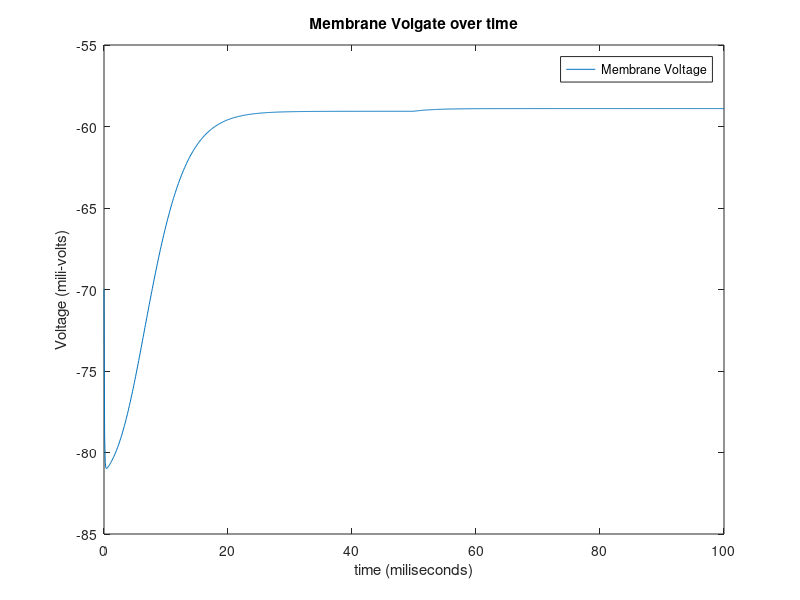
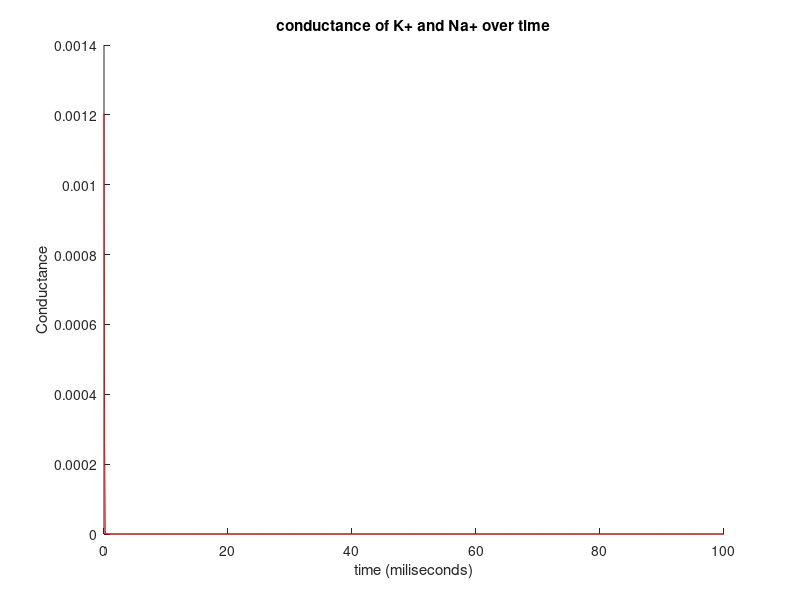

The MATLAB script that drew these images, in order:
%initialize time
step = .1;%time step value
t=0:step:100; %time(t) from 0 to 100 miliseconds with a time step of .01

%given information
I(1:499) = .10;
I(500:numel(t)) = .15;

gbarNa=120; %socium channel conductance (mSeimens/cm^2)
gbarK= 36; %potasium conductance (mSeimens/cm^2)
gbarL= 0.3; %leakage conductance (mSeimens/cm^2)
Ek= -12; %potasium potential (mV)
ENa= 115; %sodium potential (mV)
EL= 10.6; %leakage potential (mV)
Vm= 0; %resting membrane potential(mV)
Cm=1; %membrane capacitance (microfarad/cm^2)

%Gating variable equations%
alpha_m = 0.1*((25-Vm)/exp((25-Vm)/10)-1);
beta_m = 4*exp(-Vm/18);

alpha_n = 0.1*((10-Vm)/exp((10-Vm)/10)-1);
beta_n = .125*exp(-Vm/80);

alpha_h = .07*exp(-Vm/20);
beta_h = 1/(exp((30-Vm)/10)+1);
%Initializing values%
m(1)= alpha_m/(alpha_m + beta_m);
n(1)= alpha_n/(alpha_n + beta_n);
h(1)= alpha_h/(alpha_h + beta_h);

%Derivative equations need solving. Derivative equations will need to be
%evaludated at each time step from 0 to 100miliseconds. 

for time=1:numel(t)-1
    %first diff EQ to solve: dm/dt dn/dt & dh/dt for each time point
    alpha_m(time) = 0.1*((25-Vm(time))/exp((25-Vm(time)/10)-1));
    beta_m(time) = 4*exp(-Vm(time)/18);

    alpha_n(time) = 0.1*((10-Vm(time))/exp((10-Vm(time)/10)-1));
    beta_n(time) = .125*exp(-Vm(time)/80);

    alpha_h(time) = .07*exp(-Vm(time)/20);
    beta_h(time) = 1/(exp((30-Vm(time)/10)+1));



%Current Equations%
I_K = (n(time)^4) * gbarK * (Vm(time)-Ek);
I_Na = (m(time)^3) * gbarNa * h(time) * (Vm(time)-ENa);
I_L = gbarL * (Vm(time)-EL);
I_ion = I(time)- I_K - I_Na - I_L;

%Euler Approximation of Derivatives%
Vm(time+1) = Vm(time) + step * I_ion/Cm; %membrane voltage at a specified time
m(time+1) = m(time) + step*(alpha_m(time) * (1-m(time)) - beta_m(time) * m(time));
n(time+1) = n(time) + step*(alpha_n(time) * (1-n(time)) - beta_n(time) * n(time));
h(time+1) = h(time) + step*(alpha_h(time) * (1-h(time)) - beta_h(time) * h(time));
end
Vm = Vm - 70;


%membrane voltage (Vm) plot

plot(t,Vm)
hold on
legend({'Membrane Voltage'})
xlabel('time (miliseconds)')
ylabel('Voltage (mili-volts)')
title('Membrane Volgate over time')

%plotting conductance (g)

figure

hold on
p2 = plot(t,gbarNa*(m.^3).*h, 'r')
xlabel('time (miliseconds)')
ylabel('Conductance')
title('conductance of K+ and Na+ over time')
